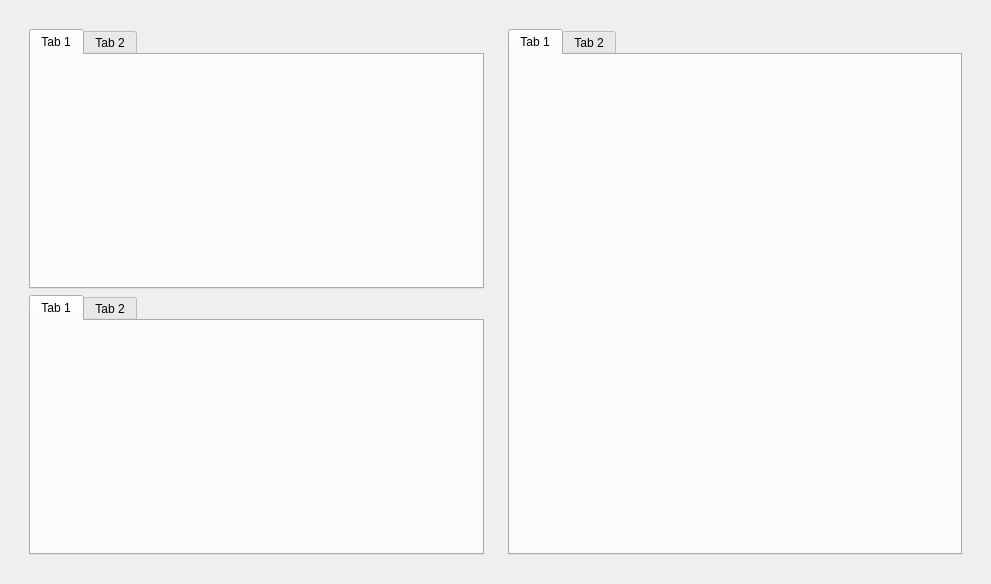
<?xml version="1.0" encoding="UTF-8"?>
<ui version="4.0">
 <class>Dialog_graphWindow</class>
 <widget class="QDialog" name="Dialog_graphWindow">
  <property name="geometry">
   <rect>
    <x>0</x>
    <y>0</y>
    <width>991</width>
    <height>584</height>
   </rect>
  </property>
  <property name="windowTitle">
   <string>Dialog</string>
  </property>
  <layout class="QHBoxLayout" name="horizontalLayout">
   <item>
    <widget class="QWidget" name="widget" native="true">
     <layout class="QHBoxLayout" name="horizontalLayout_2">
      <item>
       <widget class="QWidget" name="widget_2" native="true">
        <layout class="QVBoxLayout" name="verticalLayout">
         <item>
          <widget class="QTabWidget" name="tabWidget">
           <widget class="QWidget" name="tab">
            <attribute name="title">
             <string>Tab 1</string>
            </attribute>
           </widget>
           <widget class="QWidget" name="tab_2">
            <attribute name="title">
             <string>Tab 2</string>
            </attribute>
           </widget>
          </widget>
         </item>
         <item>
          <widget class="QTabWidget" name="tabWidget_2">
           <widget class="QWidget" name="tab_3">
            <attribute name="title">
             <string>Tab 1</string>
            </attribute>
           </widget>
           <widget class="QWidget" name="tab_4">
            <attribute name="title">
             <string>Tab 2</string>
            </attribute>
           </widget>
          </widget>
         </item>
        </layout>
       </widget>
      </item>
      <item>
       <widget class="QWidget" name="widget_3" native="true">
        <layout class="QVBoxLayout" name="verticalLayout_2">
         <item>
          <widget class="QTabWidget" name="tabWidget_3">
           <widget class="QWidget" name="tab_5">
            <attribute name="title">
             <string>Tab 1</string>
            </attribute>
           </widget>
           <widget class="QWidget" name="tab_6">
            <attribute name="title">
             <string>Tab 2</string>
            </attribute>
           </widget>
          </widget>
         </item>
        </layout>
       </widget>
      </item>
     </layout>
    </widget>
   </item>
  </layout>
 </widget>
 <resources/>
 <connections/>
</ui>
